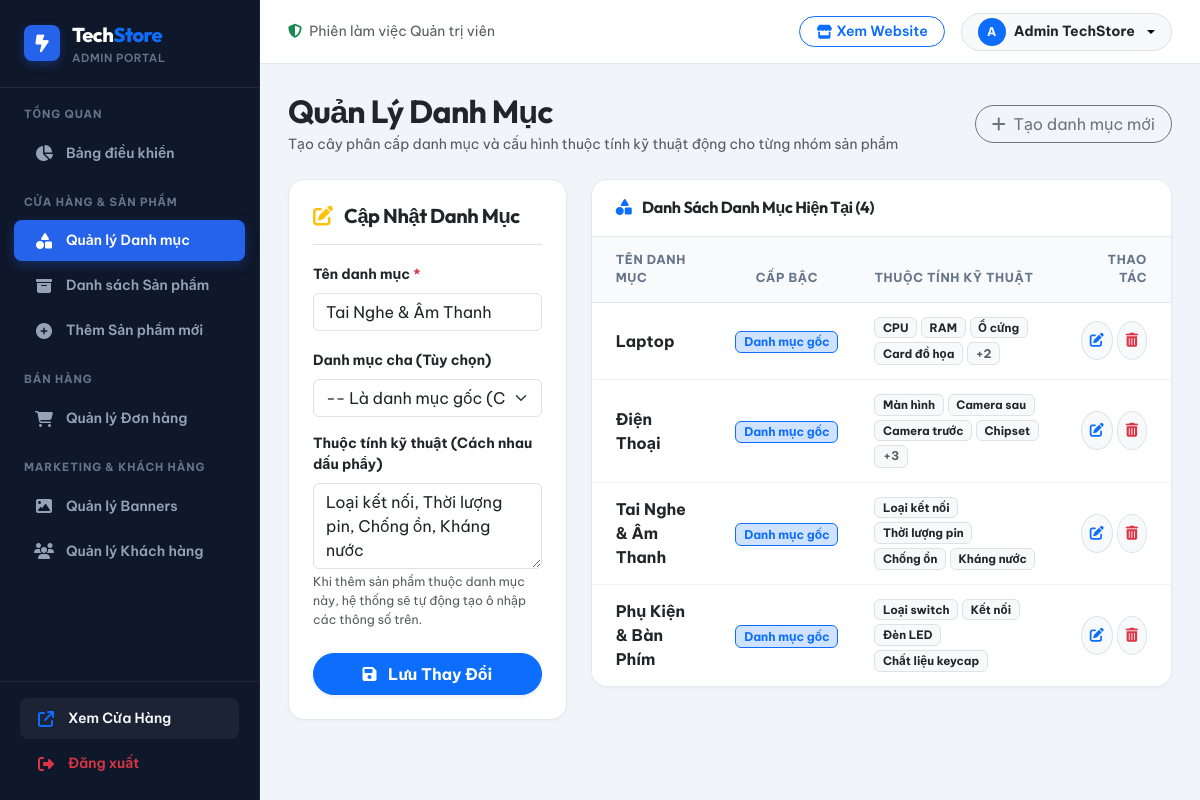
/admin_categories.php?edit_id=3 (signed in), run on the app's committed database.
### tables this page shows
CREATE TABLE IF NOT EXISTS `danh_muc` (
  `id` int(11) NOT NULL AUTO_INCREMENT,
  `ten_danh_muc` varchar(100) NOT NULL,
  `parent_id` int(11) DEFAULT NULL,
  `thuoc_tinh` text DEFAULT NULL,
  PRIMARY KEY (`id`),
  KEY `parent_id` (`parent_id`)
);

### admin_categories.php (the view, shortened to what this page needs)
<?php
include 'admin_header.php';
include 'admin_sidebar.php';
require_once 'db.php';
$is_edit = false;
$edit_data = [];
if (isset($_GET['edit_id'])) {
    $is_edit = true;
    $stmt_edit = $conn->prepare("SELECT * FROM danh_muc WHERE id = ?");
    $stmt_edit->execute([(int)$_GET['edit_id']]);
    $edit_data = $stmt_edit->fetch(PDO::FETCH_ASSOC);
}
$stmt_all = $conn->query("SELECT * FROM danh_muc ORDER BY id ASC");
$tat_ca_danh_muc = $stmt_all->fetchAll(PDO::FETCH_ASSOC);
$sql_list = "SELECT d1.*, d2.ten_danh_muc AS ten_danh_muc_cha
             FROM danh_muc d1 LEFT JOIN danh_muc d2 ON d1.parent_id = d2.id
             ORDER BY d1.parent_id ASC, d1.id ASC";
$categories_list = $conn->query($sql_list)->fetchAll(PDO::FETCH_ASSOC);
?>
<div class="mb-4 d-flex justify-content-between align-items-center flex-wrap gap-2">
    <div>
        <h2 class="fw-extrabold text-dark mb-1 font-heading">Quản Lý Danh Mục</h2>
        <p class="text-muted small mb-0">Tạo cây phân cấp danh mục và cấu hình thuộc tính kỹ thuật động cho từng nhóm sản phẩm</p>
    </div>
    <?php if ($is_edit): ?>
        <a href="admin_categories.php" class="btn btn-outline-secondary rounded-pill px-3">
            <i class="fa-solid fa-plus me-1"></i> Tạo danh mục mới
        </a>
    <?php endif; ?>
</div>
<div class="row g-4">
    <div class="col-lg-5 col-xl-4">
        <div class="admin-card p-4">
            <div class="pb-3 mb-3 border-bottom">
                <h5 class="fw-bold text-dark mb-0 font-heading">
                    <i class="fa-solid <?php echo $is_edit ? 'fa-pen-to-square text-warning' : 'fa-circle-plus text-primary'; ?> me-2"></i>
                    <?php echo $is_edit ? 'Cập Nhật Danh Mục' : 'Thêm Danh Mục Mới'; ?>
                </h5>
            </div>
            <form method="POST" action="admin_categories.php">
                <div class="mb-3">
                    <label class="form-label small fw-bold text-dark">Tên danh mục <span class="text-danger">*</span></label>
                    <input type="text" name="ten_danh_muc" class="form-control" required placeholder="Ví dụ: Laptop, Tai nghe, Chuột..." value="<?php echo $is_edit ? htmlspecialchars($edit_data['ten_danh_muc']) : ''; ?>">
                </div>
                <div class="mb-3">
                    <label class="form-label small fw-bold text-dark">Danh mục cha (Tùy chọn)</label>
                    <select name="parent_id" class="form-select">
                        <option value="">-- Là danh mục gốc (Cấp 1) --</option>
                    </select>
                </div>
                <div class="mb-4">
                    <label class="form-label small fw-bold text-dark">Thuộc tính kỹ thuật (Cách nhau dấu phẩy)</label>
                    <?php
                        $thuoc_tinh_str = '';
                        if ($is_edit && !empty($edit_data['thuoc_tinh'])) {
                            $arr = json_decode($edit_data['thuoc_tinh'], true);
                            if (is_array($arr)) $thuoc_tinh_str = implode(', ', $arr);
                        }
                    ?>
                    <textarea name="thuoc_tinh" class="form-control" rows="3" placeholder="Ví dụ: CPU, RAM, Ổ cứng, Card đồ họa, Màn hình..."><?php echo htmlspecialchars($thuoc_tinh_str); ?></textarea>
                    <small class="text-muted mt-1 d-block" style="font-size: 0.775rem;">Khi thêm sản phẩm thuộc danh mục này, hệ thống sẽ tự động tạo ô nhập các thông số trên.</small>
                </div>
                <button type="submit" class="btn btn-primary w-100 rounded-pill fw-bold py-2 shadow-sm">
                    <i class="fa-solid fa-floppy-disk me-2"></i> <?php echo $is_edit ? 'Lưu Thay Đổi' : 'Thêm Danh Mục'; ?>
                </button>
            </form>
        </div>
    </div>
    <div class="col-lg-7 col-xl-8">
        <div class="admin-card">
            <div class="admin-card-header">
                <h6 class="fw-bold text-dark mb-0 font-heading">
                    <i class="fa-solid fa-shapes text-primary me-2"></i> Danh Sách Danh Mục Hiện Tại (<?php echo count($categories_list); ?>)
                </h6>
            </div>
            <div class="table-responsive">
                <table class="table admin-table align-middle mb-0 text-center">
                    <thead>
                        <tr>
                            <th class="ps-4 text-start">Tên danh mục</th>
                            <th>Cấp bậc</th>
                            <th class="text-start">Thuộc tính kỹ thuật</th>
                            <th class="pe-4 text-end">Thao tác</th>
                        </tr>
                    </thead>
                    <tbody>
                        <?php if (!empty($categories_list)): ?>
                            <?php foreach ($categories_list as $cat):
                                $attrs = !empty($cat['thuoc_tinh']) ? json_decode($cat['thuoc_tinh'], true) : [];
                            ?>
                                <tr>
                                    <td class="ps-4 text-start">
                                        <div class="fw-bold text-dark">
                                            <?php echo htmlspecialchars($cat['ten_danh_muc']); ?>
                                        </div>
                                    </td>
                                    <td>
                                        <?php if ($cat['parent_id']): ?>
                                            <span class="badge bg-light text-muted border small">
                                                Thuộc: <?php echo htmlspecialchars($cat['ten_danh_muc_cha']); ?>
                                            </span>
                                        <?php else: ?>
                                            <span class="badge bg-primary-subtle text-primary border border-primary small fw-bold">
                                                Danh mục gốc
                                            </span>
                                        <?php endif; ?>
                                    </td>
                                    <td class="text-start">
                                        <?php if (!empty($attrs) && is_array($attrs)): ?>
                                            <div class="d-flex flex-wrap gap-1">
                                                <?php foreach (array_slice($attrs, 0, 4) as $att): ?>
                                                    <span class="badge bg-light text-dark border small" style="font-size: 0.725rem;"><?php echo htmlspecialchars($att); ?></span>
                                                <?php endforeach; ?>
                                                <?php if (count($attrs) > 4): ?>
                                                    <span class="badge bg-light text-muted border small">+<?php echo count($attrs) - 4; ?></span>
                                                <?php endif; ?>
                                            </div>
                                        <?php else: ?>
                                            <span class="text-muted small">—</span>
                                        <?php endif; ?>
                                    </td>
                                    <td class="pe-4 text-end">
                                        <div class="d-inline-flex gap-1">
                                            <a href="admin_categories.php?edit_id=<?php echo $cat['id']; ?>" class="btn btn-sm btn-light border rounded-circle p-2 text-primary" title="Sửa danh mục">
                                                <i class="fa-solid fa-pen-to-square"></i>
                                            </a>
                                            <a href="admin_categories.php?action=delete&id=<?php echo $cat['id']; ?>" class="btn btn-sm btn-light border rounded-circle p-2 text-danger" onclick="return confirm('Bạn có chắc chắn muốn xóa danh mục này?');" title="Xóa danh mục">
                                                <i class="fa-solid fa-trash-can"></i>
                                            </a>
                                        </div>
                                    </td>
                                </tr>
                            <?php endforeach; ?>
                        <?php else: ?>
                            <tr>
                                <td colspan="4" class="py-4 text-muted">Chưa có danh mục nào.</td>
                            </tr>
                        <?php endif; ?>
                    </tbody>
                </table>
            </div>
        </div>
    </div>
</div>
<?php include 'admin_footer.php'; ?>

### assets/css/admin.css (style rules this page uses)
:root { --admin-primary: #2563eb; --admin-primary-hover: #1d4ed8; --admin-primary-light: #eff6ff; --admin-sidebar-bg: #0f172a; --admin-sidebar-card: #1e293b; --admin-sidebar-text: #94a3b8; --admin-sidebar-hover: #334155; --admin-body-bg: #f1f5f9; --admin-card-bg: #ffffff; --admin-border: #e2e8f0; --admin-text-main: #0f172a; --admin-text-muted: #64748b; --font-admin-sans: 'Be Vietnam Pro', -apple-system, BlinkMacSystemFont, 'Segoe UI', Roboto, sans-serif; --font-admin-heading: 'Outfit', 'Be Vietnam Pro', sans-serif; }
body { font-family: var(--font-admin-sans); background-color: var(--admin-body-bg); color: var(--admin-text-main); margin: 0; padding: 0; }
h1, h2, h3, h4, h5, h6, .admin-heading { font-family: var(--font-admin-heading); font-weight: 700; letter-spacing: -0.02em; color: var(--admin-text-main); }
.admin-card { background: #ffffff; border: 1px solid var(--admin-border); border-radius: 16px; box-shadow: 0 1px 3px rgba(15, 23, 42, 0.04); overflow: hidden; }
.admin-card-header { padding: 18px 24px; background: #ffffff; border-bottom: 1px solid var(--admin-border); display: flex; align-items: center; justify-content: space-between; }
.admin-table thead th { background: #f8fafc; color: #64748b; font-size: 0.775rem; font-weight: 700; text-transform: uppercase; letter-spacing: 0.05em; padding: 14px 18px; border-bottom: 1px solid var(--admin-border); }
.admin-table tbody td { padding: 14px 18px; vertical-align: middle; border-bottom: 1px solid #f1f5f9; }
.admin-table tbody tr:last-child td { border-bottom: none; }

### data on the page
danh_muc: ten_danh_muc "Tai Nghe & Âm Thanh", thuoc_tinh "Loại kết nối, Thời lượng pin, Chống ồn, Kháng nước", shows "Danh mục gốc", thuoc_tinh "Loại kết nối", thuoc_tinh "Thời lượng pin", thuoc_tinh "Chống ồn", thuoc_tinh "Kháng nước"
danh_muc: ten_danh_muc "Laptop", shows "Danh mục gốc", thuoc_tinh "CPU", thuoc_tinh "RAM", thuoc_tinh "Ổ cứng", thuoc_tinh "Card đồ họa", count($attrs)-4 "2"
danh_muc: ten_danh_muc "Điện Thoại", shows "Danh mục gốc", thuoc_tinh "Màn hình", thuoc_tinh "Camera sau", thuoc_tinh "Camera trước", thuoc_tinh "Chipset", count($attrs)-4 "3"
danh_muc: ten_danh_muc "Phụ Kiện & Bàn Phím", shows "Danh mục gốc", thuoc_tinh "Loại switch", thuoc_tinh "Kết nối", thuoc_tinh "Đèn LED", thuoc_tinh "Chất liệu keycap"

### other printed values
mb_strtoupper(mb_substr($admin_name, 0, 1, 'UTF-8'), 'UTF-8') "A"
$admin_name "Admin TechStore"
count($categories_list) "4"
